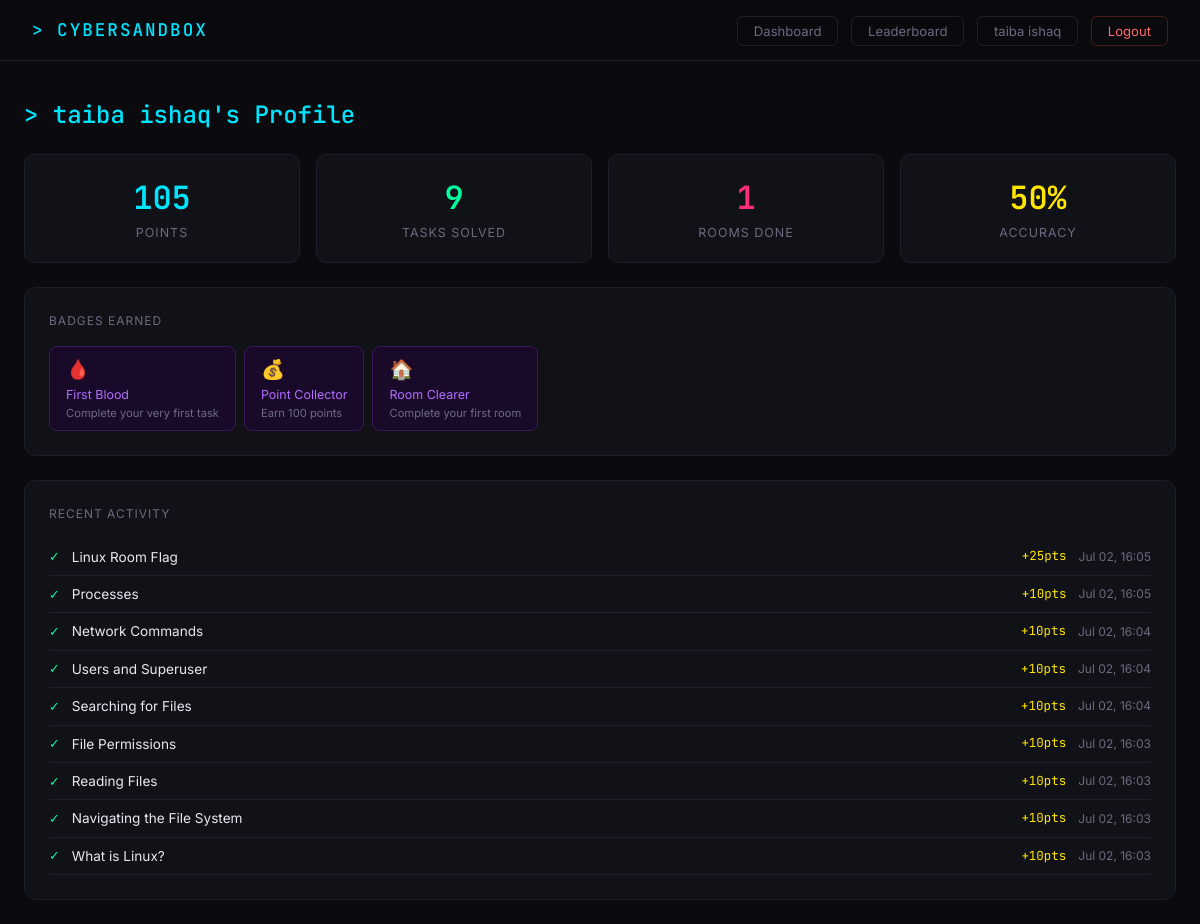
Screenshot of /profile (signed in) with the database file from the repository.
### app/models.py (models this page shows, shortened)
class User(db.Model):
    __tablename__ = 'users'
    id            = db.Column(db.Integer, primary_key=True)
    username      = db.Column(db.String(50),  unique=True, nullable=False)
    email         = db.Column(db.String(100), unique=True, nullable=False)
    password      = db.Column(db.String(200), nullable=False)
    points        = db.Column(db.Integer, default=0)
    is_admin      = db.Column(db.Boolean, default=False)
    joined_at     = db.Column(db.DateTime, default=datetime.utcnow)
    solves        = db.relationship('TaskSolve',  backref='user', lazy=True)
    attempts      = db.relationship('TaskAttempt',backref='user', lazy=True)
    user_badges   = db.relationship('UserBadge',  backref='user', lazy=True)
    room_progress = db.relationship('RoomProgress',backref='user',lazy=True)

class UserBadge(db.Model):
    __tablename__ = 'user_badges'
    id         = db.Column(db.Integer, primary_key=True)
    user_id    = db.Column(db.Integer, db.ForeignKey('users.id'),   nullable=False)
    badge_id   = db.Column(db.Integer, db.ForeignKey('badges.id'),  nullable=False)
    earned_at  = db.Column(db.DateTime, default=datetime.utcnow)

class Badge(db.Model):
    __tablename__ = 'badges'
    id                = db.Column(db.Integer, primary_key=True)
    name              = db.Column(db.String(50),  nullable=False)
    description       = db.Column(db.String(200))
    icon              = db.Column(db.String(10),  default='🏅')
    requirement_type  = db.Column(db.String(30))   # solves / points / rooms
    requirement_value = db.Column(db.Integer)
    user_badges       = db.relationship('UserBadge', backref='badge', lazy=True)

class TaskSolve(db.Model):
    __tablename__ = 'task_solves'
    id           = db.Column(db.Integer, primary_key=True)
    user_id      = db.Column(db.Integer, db.ForeignKey('users.id'),    nullable=False)
    task_id      = db.Column(db.Integer, db.ForeignKey('tasks.id'),    nullable=False)
    room_id      = db.Column(db.Integer, db.ForeignKey('rooms.id'),    nullable=False)
    solved_at    = db.Column(db.DateTime, default=datetime.utcnow)
    points_earned= db.Column(db.Integer, default=0)

class Task(db.Model):
    __tablename__ = 'tasks'
    id           = db.Column(db.Integer, primary_key=True)
    room_id      = db.Column(db.Integer, db.ForeignKey('rooms.id'), nullable=False)
    order_index  = db.Column(db.Integer, default=0)
    title        = db.Column(db.String(150), nullable=False)
    content      = db.Column(db.Text,        nullable=False)   # theory/explanation
    question     = db.Column(db.String(300), nullable=False)
    flag         = db.Column(db.String(150), nullable=False)
    hint         = db.Column(db.Text,        nullable=True)
    points       = db.Column(db.Integer,     default=10)
    task_type    = db.Column(db.String(30),  default='flag')   # flag / text / multiple
    solves       = db.relationship('TaskSolve',   backref='task', lazy=True)
    attempts     = db.relationship('TaskAttempt', backref='task', lazy=True)

### app/routes.py (the view)
@main.route('/profile')
@login_required
def profile():
    solves      = TaskSolve.query.filter_by(user_id=current_user.id)\
                      .order_by(TaskSolve.solved_at.desc()).all()
    attempts    = TaskAttempt.query.filter_by(user_id=current_user.id).count()
    correct     = TaskAttempt.query.filter_by(user_id=current_user.id, is_correct=True).count()
    user_badges = UserBadge.query.filter_by(user_id=current_user.id).all()
    rooms_done  = RoomProgress.query.filter_by(user_id=current_user.id, completed=True).all()
    return render_template('profile.html', user=current_user, solves=solves,
                           attempts=attempts, correct=correct,
                           user_badges=user_badges, rooms_done=rooms_done)

### app/models.py (called while the page is built)
@login_manager.user_loader
def load_user(user_id):
    return User.query.get(int(user_id))

### app/templates/profile.html
{% extends "base.html" %}
{% block content %}
<h4 style="font-family:'JetBrains Mono',monospace;color:var(--cyan);margin-bottom:1.5rem">
  > {{ user.username }}'s Profile
</h4>
<div class="row g-3 mb-4">
  <div class="col-6 col-md-3">
    <div class="stat-card">
      <div class="stat-number" style="color:var(--cyan)">{{ user.points }}</div>
      <div class="stat-label">Points</div>
    </div>
  </div>
  <div class="col-6 col-md-3">
    <div class="stat-card">
      <div class="stat-number" style="color:var(--green)">{{ solves|length }}</div>
      <div class="stat-label">Tasks Solved</div>
    </div>
  </div>
  <div class="col-6 col-md-3">
    <div class="stat-card">
      <div class="stat-number" style="color:var(--pink)">{{ rooms_done|length }}</div>
      <div class="stat-label">Rooms Done</div>
    </div>
  </div>
  <div class="col-6 col-md-3">
    <div class="stat-card">
      <div class="stat-number" style="color:var(--yellow)">
        {% if attempts > 0 %}{{ ((correct / attempts) * 100)|int }}%{% else %}0%{% endif %}
      </div>
      <div class="stat-label">Accuracy</div>
    </div>
  </div>
</div>
<div class="cs-card p-4 mb-4">
  <div style="font-size:0.75rem;color:var(--text-muted);text-transform:uppercase;
       letter-spacing:1px;margin-bottom:1rem">Badges Earned</div>
  {% if user_badges %}
  <div class="d-flex flex-wrap gap-2">
    {% for ub in user_badges %}
    <div style="background:#1a0a2a;border:1px solid #3a1a5a;border-radius:8px;padding:8px 16px">
      <div style="font-size:1.2rem">{{ ub.badge.icon }}</div>
      <div style="font-size:0.78rem;color:#b06fff;margin-top:2px">{{ ub.badge.name }}</div>
      <div style="font-size:0.7rem;color:var(--text-muted)">{{ ub.badge.description }}</div>
    </div>
    {% endfor %}
  </div>
  {% else %}
  <p style="color:var(--text-muted);font-size:0.85rem;margin:0">
    No badges yet — solve tasks to earn them!
  </p>
  {% endif %}
</div>
<div class="cs-card p-4">
  <div style="font-size:0.75rem;color:var(--text-muted);text-transform:uppercase;
       letter-spacing:1px;margin-bottom:1rem">Recent Activity</div>
  {% if solves %}
  {% for s in solves[:10] %}
  <div style="display:flex;align-items:center;gap:12px;padding:8px 0;
       border-bottom:1px solid var(--border)">
    <span style="color:var(--green);font-size:0.8rem">✓</span>
    <span style="font-size:0.85rem;flex-grow:1">{{ s.task.title }}</span>
    <span style="font-family:'JetBrains Mono',monospace;font-size:0.78rem;
           color:var(--yellow)">+{{ s.points_earned }}pts</span>
    <span style="font-size:0.75rem;color:var(--text-muted)">
      {{ s.solved_at.strftime('%b %d, %H:%M') }}
    </span>
  </div>
  {% endfor %}
  {% else %}
  <p style="color:var(--text-muted);font-size:0.85rem;margin:0">
    No activity yet — start a room!
  </p>
  {% endif %}
</div>
{% endblock %}

### app/templates/base.html (shortened to what this page needs)
<!DOCTYPE html>
<html>
<head>
    <link rel="stylesheet" href="https://cdn.jsdelivr.net/npm/bootstrap@5.3.0/dist/css/bootstrap.min.css">
</head>
<body>
<nav class="navbar d-flex justify-content-between align-items-center">
    <a class="navbar-brand" href="/">&gt; CYBERSANDBOX</a>
    <div>
        {% if current_user.is_authenticated %}
            <a href="/dashboard"   class="nav-btn">Dashboard</a>
            <a href="/leaderboard" class="nav-btn">Leaderboard</a>
            <a href="/profile"     class="nav-btn">{{ current_user.username }}</a>
            <a href="/logout"      class="nav-btn" style="color:#ff6b6b;border-color:#4a1a1a">Logout</a>
        {% else %}
            <a href="/login"    class="nav-btn">Login</a>
            <a href="/register" class="nav-btn nav-btn-primary">Join Free</a>
        {% endif %}
    </div>
</nav>
<div class="container-fluid px-4 py-4" style="max-width:1300px">
    {% block content %}{% endblock %}
</div>
</body>
</html>

### app/templates/base.html (style rules this page uses)
:root { --bg-main: #0a0a0f; --bg-card: #111118; --bg-card2: #16161f; --pink: #ff2d78; --purple: #7b2fff; --cyan: #00e5ff; --green: #00ff9d; --yellow: #ffe600; --text: #e8e8f0; --text-muted: #6b6b80; --border: #1e1e2e; }
* { font-family: 'Inter', sans-serif; }
body { background: var(--bg-main); color: var(--text); min-height: 100vh; }
.navbar { background: rgba(10,10,15,0.95); border-bottom: 1px solid var(--border); backdrop-filter: blur(12px); padding: 0.75rem 2rem; }
.navbar-brand { font-family: 'JetBrains Mono', monospace; font-weight: 500; font-size: 1.1rem; color: var(--cyan) !important; letter-spacing: 2px; }
.nav-btn { background: transparent; border: 1px solid var(--border); color: var(--text-muted); padding: 6px 16px; border-radius: 6px; font-size: 0.82rem; text-decoration: none; transition: all 0.2s; margin-left: 8px; }
.cs-card { background: var(--bg-card); border: 1px solid var(--border); border-radius: 12px; transition: border-color 0.2s, transform 0.2s; }
.stat-card { background: var(--bg-card); border: 1px solid var(--border); border-radius: 10px; padding: 1.2rem; text-align: center; }
.stat-number { font-size: 2rem; font-weight: 600; font-family: 'JetBrains Mono', monospace; }
.stat-label { font-size: 0.78rem; color: var(--text-muted); text-transform: uppercase; letter-spacing: 1px; margin-top: 2px; }

### rows the page displays
User: username "taiba ishaq", points "105"
UserBadge: badge.icon "🩸", badge.name "First Blood", badge.description "Complete your very first task"
UserBadge: badge.icon "💰", badge.name "Point Collector", badge.description "Earn 100 points"
UserBadge: badge.icon "🏠", badge.name "Room Clearer", badge.description "Complete your first room"
TaskSolve: task "Linux Room Flag", points_earned "25", solved_at "Jul 02, 16:05"
TaskSolve: task "Processes", points_earned "10", solved_at "Jul 02, 16:05"
TaskSolve: task "Network Commands", points_earned "10", solved_at "Jul 02, 16:04"
TaskSolve: task "Users and Superuser", points_earned "10", solved_at "Jul 02, 16:04"
TaskSolve: task "Searching for Files", points_earned "10", solved_at "Jul 02, 16:04"
TaskSolve: task "File Permissions", points_earned "10", solved_at "Jul 02, 16:03"
TaskSolve: task "Reading Files", points_earned "10", solved_at "Jul 02, 16:03"
TaskSolve: task "Navigating the File System", points_earned "10", solved_at "Jul 02, 16:03"
TaskSolve: task "What is Linux?", points_earned "10", solved_at "Jul 02, 16:03"

### other values shown
{{ solves|length }} "9"
{{ rooms_done|length }} "1"
{{ ((correct / attempts) * 100)|int }} "50"
